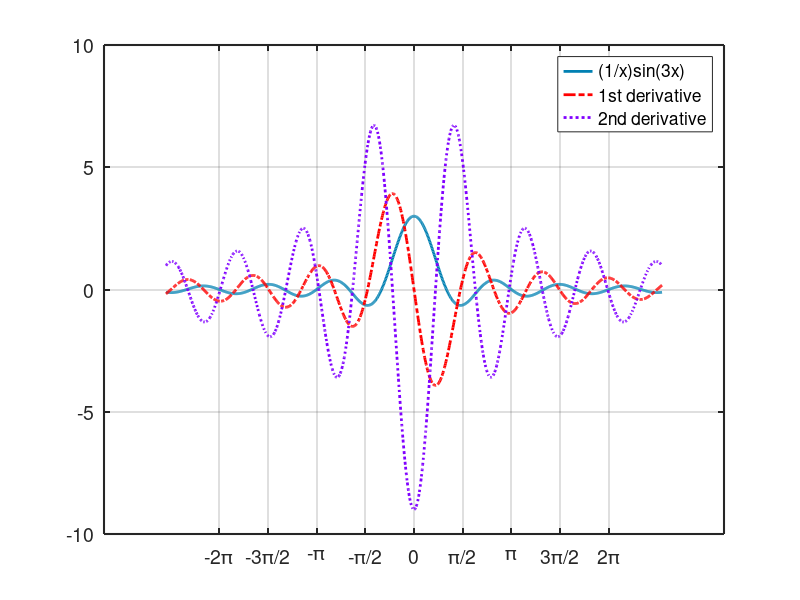

The MATLAB source for this figure:
function numdif
% This code will generate the graph of f(x), f'(x) and f''(x) where f(x) =
% sin(3x)/x

h = 0.000001; % Value of the Step Size
x = linspace(-8,8,1000); 
f = (1./x).*sin(3.*x); % My chosen function
f1 = (((1./(x+h)).*sin(3.*(x+h)))-((1./(x-h)).*sin(3.*(x-h))))/(2*h); % These lines calculate the first and second derivatives of my function
f2 = ((((1./(x+h)).*sin(3.*(x+h))))-(2.*((1./x).*sin(3.*x)))+((1./(x-h)).*sin(3.*(x-h))))/h^2; % f using the Symmetric-difference formula.

% Plot Function

% Create figure
figure1 = figure;
set(figure1, 'Position', [420, 300, 1000, 600]);

% Create axes and plots
axes1 = axes('Parent',figure1);
h = plot(x,f,'DisplayName','(1/x)sin(3x)','LineWidth',2,'Color',[0 0.5 0.7]);
hold on;
h1 = plot(x,f1,'DisplayName','1st derivative','LineWidth',2,'Linestyle','-.','Color',[1 0 0]);
h2 = plot(x,f2,'DisplayName','2nd derivative','LineWidth',2,'Linestyle',':','Color',[0.5 0 1]);
hold off;

% Add legend
legend([h h1 h2],'Location','NorthEast');

% Set graphics view
h2 = get(h,'Parent');
set(h2,'FontSize',14,'LineWidth',1.5);
xticks([-2*pi -3*pi/2 -pi -pi/2 0 pi/2 pi 3*pi/2 2*pi])
xticklabels({'-2\pi','-3\pi/2','-\pi','-\pi/2','0','\pi/2','\pi','3\pi/2','2\pi'})
box(axes1,'on');
grid(axes1,'on');

end